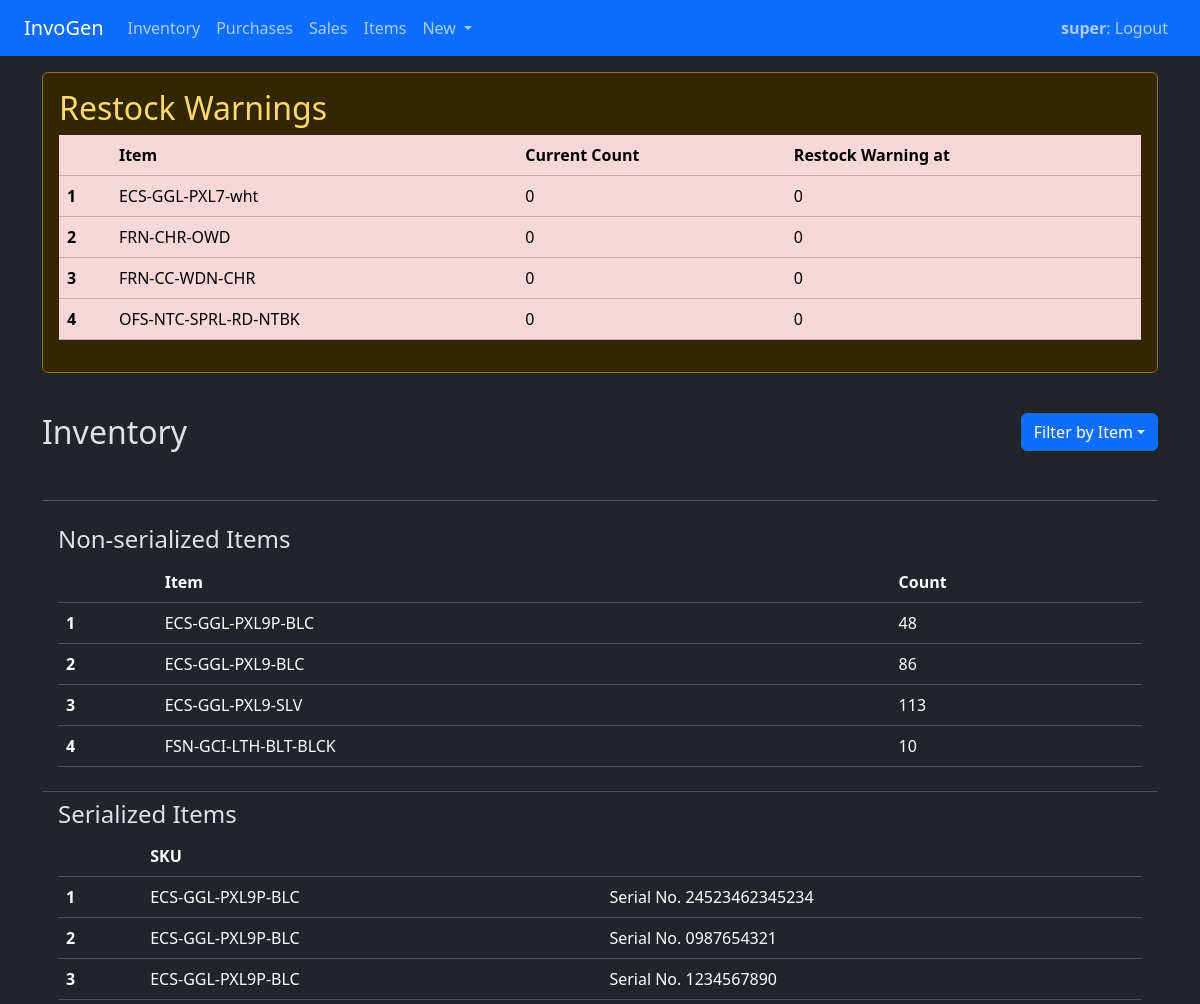
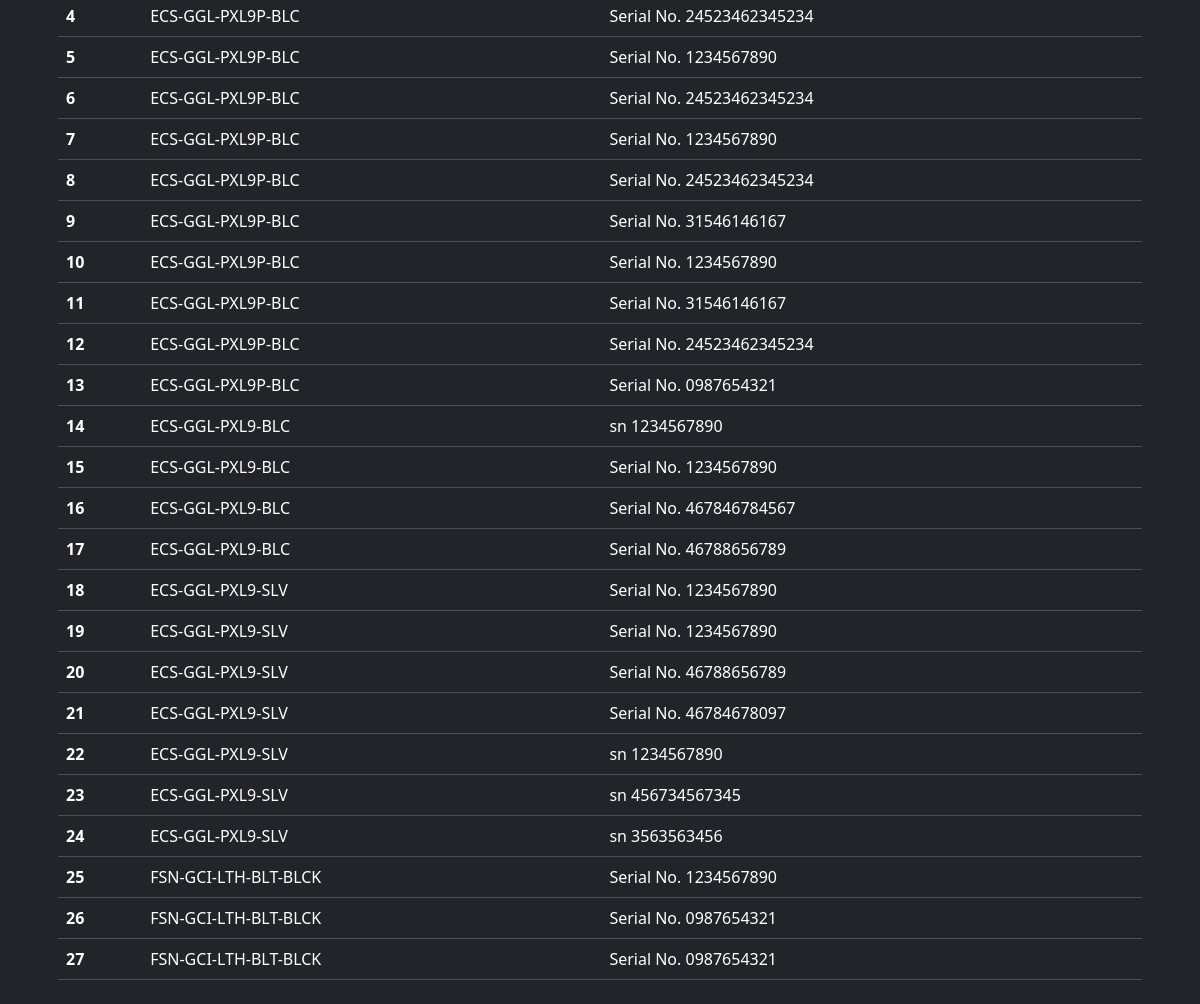
Page / (signed in) on the committed database (2 pictures, top to bottom).
### exchange/models.py (models this page shows, shortened)
class User(AbstractUser):
   pass

class Item(models.Model): #eg. iphone 16 pro white
    user = models.ForeignKey(User, on_delete=models.CASCADE)
    item_category = models.ForeignKey(ItemCategory, on_delete=models.CASCADE, null=True, related_name="category_items")
    item_brand = models.ForeignKey(ItemBrand, on_delete=models.CASCADE, null=True, related_name="brand_items")
    name = models.CharField(max_length=127, blank=False, null=False)
    SKU = models.CharField(max_length=30, blank=False, null=False) #generate sku in views if user wants
    inventory_restock_warning = models.IntegerField(default=0)
    description = models.TextField(blank=True, null=False)
    def __str__(self):
        return f"{self.SKU}"
    class Meta:
        unique_together = [["user", "SKU"]]

class SerializedItem(models.Model):
    user = models.ForeignKey(User, on_delete=models.CASCADE)
    item = models.ForeignKey(Item, on_delete=models.CASCADE)
    STATUS_TYPES = [
        ("INV", "In Inventory"),
        ("SLD", "Sold"),
        ("MSN", "Missing")
    ]
    status = models.CharField(max_length=3, blank=False, null=False, choices=STATUS_TYPES, default="INV")
    purchase = models.ForeignKey(Purchase, on_delete=models.SET_NULL, null=True) #link to purchase
    sale = models.ForeignKey(Sale, on_delete=models.SET_NULL, null=True, blank=True, default=None) # link to sale
    unit_purchase_price = models.DecimalField(max_digits=10, decimal_places=2, null=False)
    unit_sold_price = models.DecimalField(max_digits=10, decimal_places=2, null=True, blank=True, default=None)
    unique_id_type = models.CharField(max_length=50, blank=False, null=False) #eg. serial no
    unique_id = models.CharField(max_length=50, blank=False)    #eg. 123456789

### exchange/views.py (the view)
# urls.py: path("", views.index, name="index"),
@login_required()
def index(request, item_id=None):
    if item_id:
        try:
            item = Item.objects.get(user=request.user, pk=item_id)
        except FieldError:
            return HttpBadRequestError(request, f"Item {item_id} wasnt made by you")
        serialized_items = SerializedItem.objects.filter(user=request.user, status="INV", item=item)
        nonserialized_inventories = Inventory.objects.filter(user=request.user, active_until=None, item=item)
    else:
        item = None
        serialized_items = SerializedItem.objects.filter(user=request.user, status="INV").order_by("item")
        nonserialized_inventories = "all"
    nsi = count_inventory(request.user, nonserialized_inventories)
    items = Item.objects.filter(user=request.user)
    restock_warnings = get_restock_warning(request.user)
    return render(request, "exchange/index.html", {
        "restock_warnings": restock_warnings,
        "serialized_inventory": serialized_items,
        "nonserialized_inventory": nsi,
        "items": items,
        "item": item
    })

### exchange/utils.py (called while the page is built)
def count_inventory(user, inventories="all"):
    if inventories == "all":
        inventories = Inventory.objects.filter(user=user, active_until=None).order_by("item")
    nsi = {}
    for inventory in inventories:
        if nsi.get(str(inventory.item.SKU)):
            nsi[str(inventory.item.SKU)] += inventory.count
        else:
            nsi[str(inventory.item.SKU)] = inventory.count
    return nsi

def get_restock_warning(user):
    nsi = count_inventory(user)
    si = SerializedItem.objects.filter(user=user, status="INV").order_by("item")
    items = Item.objects.filter(user=user)
    for item in items:
        if not nsi.get(str(item.SKU)):
            nsi[str(item.SKU)] = 0
    for item in si:
        if nsi.get(str(item.item.SKU)):
            nsi[str(item.item.SKU)] += 1
        else:
            nsi[str(item.item.SKU)] = 1
    total_inventory = nsi
    warnings = []
    for sku, count in total_inventory.items():
        item = Item.objects.get(user=user, SKU=sku)
        if count <= item.inventory_restock_warning:
            warnings.append({"sku": sku, "count": count, "restock_warning": item.inventory_restock_warning})
    return warnings

### exchange/templates/exchange/index.html (shortened to what this page needs)
{% extends "exchange/layout.html" %}
{% block body %}
    {% if restock_warnings %}
    <div class="alert alert-warning">
        <h2>
                Restock Warnings
        </h2>
        <table class="table table-danger">
            <thead>
                    <tr>
                            <th></th>
                            <th scope="col">Item</th>
                            <th scope="col">Current Count</th>
                            <th scope="col">Restock Warning at</th>
                    </tr>
            </thead>
            <tbody>
                    {% for warning in restock_warnings %}
                            <tr>
                                    <th scope="row">{{ forloop.counter }}</th>
                                    <td>{{warning.sku}}</td>
                                    <td>{{warning.count}}</td>
                                    <td>{{warning.restock_warning}}</td>
                            </tr>
                    {% endfor %}
            </tbody>
        </table>
    </div>
    {% else %}
                <h4>No Restock Warnings</h4>
    {% endif %}
    <div class="d-flex py-4">
        <div>
            {% if item %}
            <h2>Inventory for {{item}}</h2>
            {% else %}
            <h2>Inventory</h2>
            {% endif %}
        </div>
        <div class="ms-auto">
            <button class="btn btn-primary dropdown-toggle" type="button" data-bs-toggle="dropdown" aria-expanded="false">Filter by Item</button>
        </div>
    </div>
    <hr>
    <ul class="list-group list-group-flush">
        <li class="list-group-item">
            <h4>
                Non-serialized Items
            </h4>
            <table class="table table-hover">
                <thead>
                    <tr>
                        <th></th>
                        <th scope="col">Item</th>
                        <th scope="col">Count</th>
                    </tr>
                </thead>
                <tbody>
                    {% for item, count in nonserialized_inventory.items %}
                        <tr class="item" data-anchor="{% url 'view_item' sku=item %}">
                                <th scope="row">{{ forloop.counter }}</th>
                                <td>{{item}}</td>
                                <td>{{count}}</td>
                        </tr>
                    {% endfor %}
                </tbody>
            </table>
        </li>
        <li class="list-group-item">
            <h4>
                Serialized Items
            </h4>
            <table class="table table-hover">
                <thead>
                    <tr>
                        <th></th>
                        <th scope="col">SKU</th>
                        <th scope="col"></th>
                    </tr>
                </thead>
                <tbody>
                    {% for item in serialized_inventory %}
                        <tr class="item" data-anchor="{% url 'view_item' sku=item.item.SKU %}">
                                <th scope="row">{{ forloop.counter }}</th>
                                <td>{{ item.item.SKU }}</td>
                                <td>{{ item.unique_id_type }} {{ item.unique_id }}</td>
                        </tr>
                    {% endfor %}
                </tbody>
            </table>
        </li>
    </ul>
{% endblock %}

### exchange/templates/exchange/layout.html (shortened to what this page needs)
{% load static %}
<!DOCTYPE html>
<html lang="en">
    <head>
        <link href="https://cdn.jsdelivr.net/npm/bootstrap@5.3.3/dist/css/bootstrap.min.css" rel="stylesheet">
        <link href="{% static 'exchange/styles.css' %}" rel="stylesheet">
    </head>
    <body data-bs-theme="dark">
        <nav class="navbar navbar-expand-sm px-4 bg-primary">
            <a class="navbar-brand" href="#">InvoGen</a>
            <div class="collapse navbar-collapse" id="navbar">
              <ul class="navbar-nav me-auto mb-2 mb-lg-0">
                {% if user.is_authenticated %}
                    <li class="nav-item">
                        <a class="nav-link" href="{% url 'index' %}">Inventory</a>
                    </li>
                    <li class="nav-item">
                        <a class="nav-link" href="{% url 'purchases' %}">Purchases</a>
                    </li>
                    <li class="nav-item">
                        <a class="nav-link" href="{% url 'sales' %}">Sales</a>
                    </li>
                    <li class="nav-item">
                        <a class="nav-link" href="{% url 'items' %}">Items</a>
                    </li>
                    <li class="nav-item dropdown">
                        <a class="nav-link dropdown-toggle" href="#" role="button" data-bs-toggle="dropdown" aria-expanded="false">
                            New
                        </a>
                    </li>
                {% endif %}
              </ul>
            </div>
            <div id="user-auth">
                <ul class="navbar-nav">
                    {% if user.is_authenticated %}
                        <li class="nav-item">
                            <a class="nav-link" href="{% url 'logout' %}"><strong>{{ user.username }}</strong>: Logout </a>
                        </li>
                    {% endif %}
                </ul>
            </div>
          </nav>
        <div>
            <div class="container mt-3" >
                {% block body %}
                {% endblock %}
            </div>
        </div>
    </body>
</html>

### rows in the picture
User: username "super"
Item: sku "ECS-GGL-PXL7-wht"
Item: sku "FRN-CHR-OWD"
Item: sku "FRN-CC-WDN-CHR"
Item: sku "OFS-NTC-SPRL-RD-NTBK"
Item: nonserialized_inventory "ECS-GGL-PXL9P-BLC"
Item: nonserialized_inventory "ECS-GGL-PXL9-BLC"
Item: nonserialized_inventory "ECS-GGL-PXL9-SLV"
Item: nonserialized_inventory "FSN-GCI-LTH-BLT-BLCK"
SerializedItem: item.SKU "ECS-GGL-PXL9P-BLC", unique_id_type "Serial No.", unique_id "24523462345234"
SerializedItem: item.SKU "ECS-GGL-PXL9P-BLC", unique_id_type "Serial No.", unique_id "0987654321"
SerializedItem: item.SKU "ECS-GGL-PXL9P-BLC", unique_id_type "Serial No.", unique_id "1234567890"
SerializedItem: item.SKU "ECS-GGL-PXL9P-BLC", unique_id_type "Serial No.", unique_id "24523462345234"
SerializedItem: item.SKU "ECS-GGL-PXL9P-BLC", unique_id_type "Serial No.", unique_id "1234567890"
SerializedItem: item.SKU "ECS-GGL-PXL9P-BLC", unique_id_type "Serial No.", unique_id "24523462345234"
SerializedItem: item.SKU "ECS-GGL-PXL9P-BLC", unique_id_type "Serial No.", unique_id "1234567890"
SerializedItem: item.SKU "ECS-GGL-PXL9P-BLC", unique_id_type "Serial No.", unique_id "24523462345234"
SerializedItem: item.SKU "ECS-GGL-PXL9P-BLC", unique_id_type "Serial No.", unique_id "31546146167"
SerializedItem: item.SKU "ECS-GGL-PXL9P-BLC", unique_id_type "Serial No.", unique_id "1234567890"
SerializedItem: item.SKU "ECS-GGL-PXL9P-BLC", unique_id_type "Serial No.", unique_id "31546146167"
SerializedItem: item.SKU "ECS-GGL-PXL9P-BLC", unique_id_type "Serial No.", unique_id "24523462345234"
SerializedItem: item.SKU "ECS-GGL-PXL9P-BLC", unique_id_type "Serial No.", unique_id "0987654321"
SerializedItem: item.SKU "ECS-GGL-PXL9-BLC", unique_id_type "sn", unique_id "1234567890"
SerializedItem: item.SKU "ECS-GGL-PXL9-BLC", unique_id_type "Serial No.", unique_id "1234567890"
SerializedItem: item.SKU "ECS-GGL-PXL9-BLC", unique_id_type "Serial No.", unique_id "467846784567"
SerializedItem: item.SKU "ECS-GGL-PXL9-BLC", unique_id_type "Serial No.", unique_id "46788656789"
SerializedItem: item.SKU "ECS-GGL-PXL9-SLV", unique_id_type "Serial No.", unique_id "1234567890"
SerializedItem: item.SKU "ECS-GGL-PXL9-SLV", unique_id_type "Serial No.", unique_id "1234567890"
SerializedItem: item.SKU "ECS-GGL-PXL9-SLV", unique_id_type "Serial No.", unique_id "46788656789"
SerializedItem: item.SKU "ECS-GGL-PXL9-SLV", unique_id_type "Serial No.", unique_id "46784678097"
SerializedItem: item.SKU "ECS-GGL-PXL9-SLV", unique_id_type "sn", unique_id "1234567890"
SerializedItem: item.SKU "ECS-GGL-PXL9-SLV", unique_id_type "sn", unique_id "456734567345"
SerializedItem: item.SKU "ECS-GGL-PXL9-SLV", unique_id_type "sn", unique_id "3563563456"
SerializedItem: item.SKU "FSN-GCI-LTH-BLT-BLCK", unique_id_type "Serial No.", unique_id "1234567890"
SerializedItem: item.SKU "FSN-GCI-LTH-BLT-BLCK", unique_id_type "Serial No.", unique_id "0987654321"
SerializedItem: item.SKU "FSN-GCI-LTH-BLT-BLCK", unique_id_type "Serial No.", unique_id "0987654321"

### other values in the picture
{{ warning.count }} "0" "0" "0" "0"
{{ warning.restock_warning }} "0" "0" "0" "0"
{{ count }} "48" "86" "113" "10"
